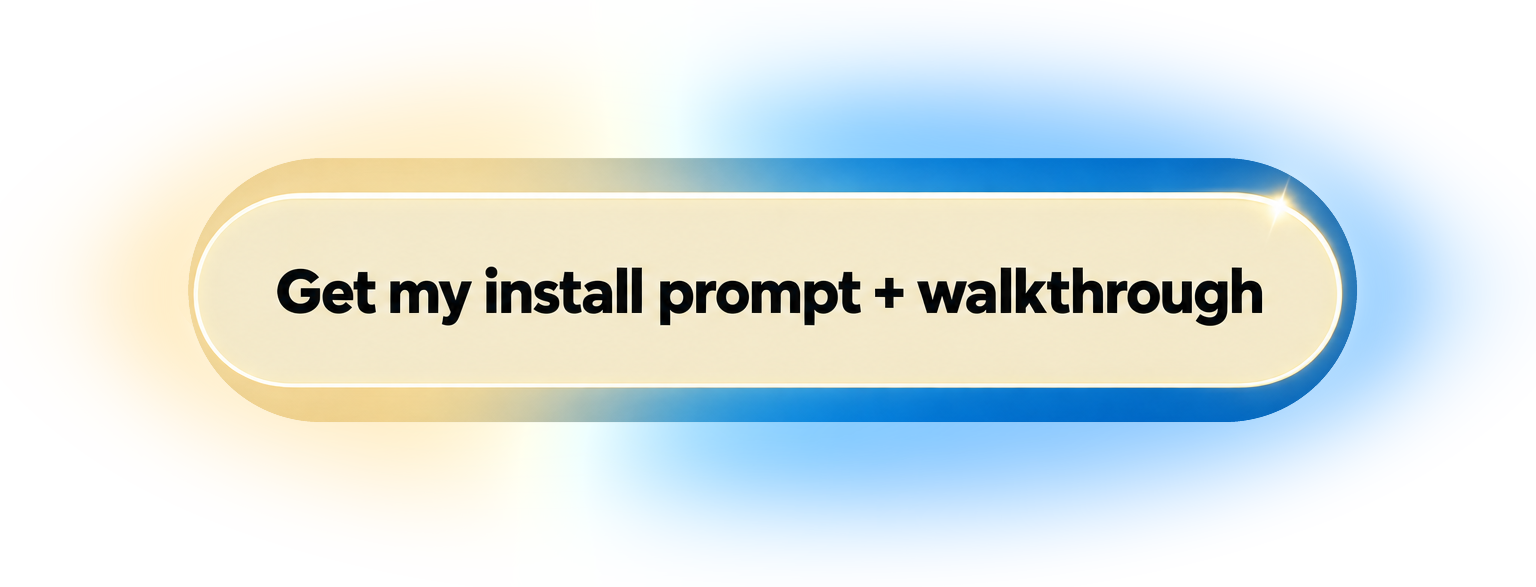
#> input picture assets/cta-install-prompt.png, 1536 x 587 px
$ python verify_png_alpha.py ../../../../assets/cta-install-prompt.png
#> lines starting #> are read from the running program, lines starting #| are printed output that depends on the picture; after the words box and inside, x2 and y2 are one past the last pixel; in counts of white or black regions, pixels touching at a corner belong together
#!/usr/bin/env python3
"""Strictly verify that a POD PNG contains meaningful real transparency."""

from __future__ import annotations

import argparse
import json
import sys
from pathlib import Path


def build_parser() -> argparse.ArgumentParser:
    parser = argparse.ArgumentParser(
        description="Verify real PNG alpha, transparent canvas edges, visible artwork, and safe margins"
    )
    parser.add_argument("image")
    parser.add_argument("--minimum-fully-transparent-ratio", type=float, default=0.01)
    parser.add_argument("--minimum-transparent-border-ratio", type=float, default=0.99)
    parser.add_argument("--minimum-visible-ratio", type=float, default=0.001)
    parser.add_argument(
        "--maximum-significant-visible-ratio",
        type=float,
        default=0.90,
        help="Reject nearly full-canvas opaque art or an inset background panel.",
    )
    parser.add_argument(
        "--maximum-significant-bbox-fill-ratio",
        type=float,
        default=0.92,
        help="Reject a near-solid rectangular alpha mask inside the artwork bounding box.",
    )
    parser.add_argument("--minimum-significant-margin-ratio", type=float, default=0.005)
    parser.add_argument("--significant-alpha-threshold", type=int, default=8)
    parser.add_argument(
        "--edge-alpha-threshold",
        type=int,
        default=1,
        help="Treat edge alpha values at or below this value as transparent noise.",
    )
    return parser


def _flattened(image):
    if hasattr(image, "get_flattened_data"):
        return image.get_flattened_data()
    return image.getdata()


def _validate_args(args: argparse.Namespace) -> None:
    for name in (
        "minimum_fully_transparent_ratio",
        "minimum_transparent_border_ratio",
        "minimum_visible_ratio",
        "maximum_significant_visible_ratio",
        "maximum_significant_bbox_fill_ratio",
        "minimum_significant_margin_ratio",
    ):
        value = getattr(args, name)
        if not 0 <= value <= 1:
            raise ValueError(f"{name.replace('_', '-')} must be from 0 to 1")
    if args.minimum_visible_ratio >= args.maximum_significant_visible_ratio:
        raise ValueError(
            "minimum-visible-ratio must be lower than maximum-significant-visible-ratio"
        )
    if not 1 <= args.significant_alpha_threshold <= 254:
        raise ValueError("significant-alpha-threshold must be from 1 to 254")
    if not 0 <= args.edge_alpha_threshold < args.significant_alpha_threshold:
        raise ValueError(
            "edge-alpha-threshold must be zero or greater and lower than significant-alpha-threshold"
        )


def main() -> int:
    args = build_parser().parse_args()
    try:
        _validate_args(args)
        try:
            from PIL import Image
        except ImportError as exc:
            raise RuntimeError("Pillow is required for alpha verification") from exc

        path = Path(args.image)
        source = Image.open(path)
#> source is the input picture: PIL image 1536x587 RGBA; mean R, G, B, A 144.5, 184.9, 201.8, 107.8
        if source.format != "PNG":
            raise ValueError(f"expected PNG, found {source.format!r}")

        had_alpha = source.mode in {"RGBA", "LA"} or (
            source.mode == "P" and "transparency" in source.info
        )
#> had_alpha = True
        rgba = source.convert("RGBA")
        alpha = rgba.getchannel("A")
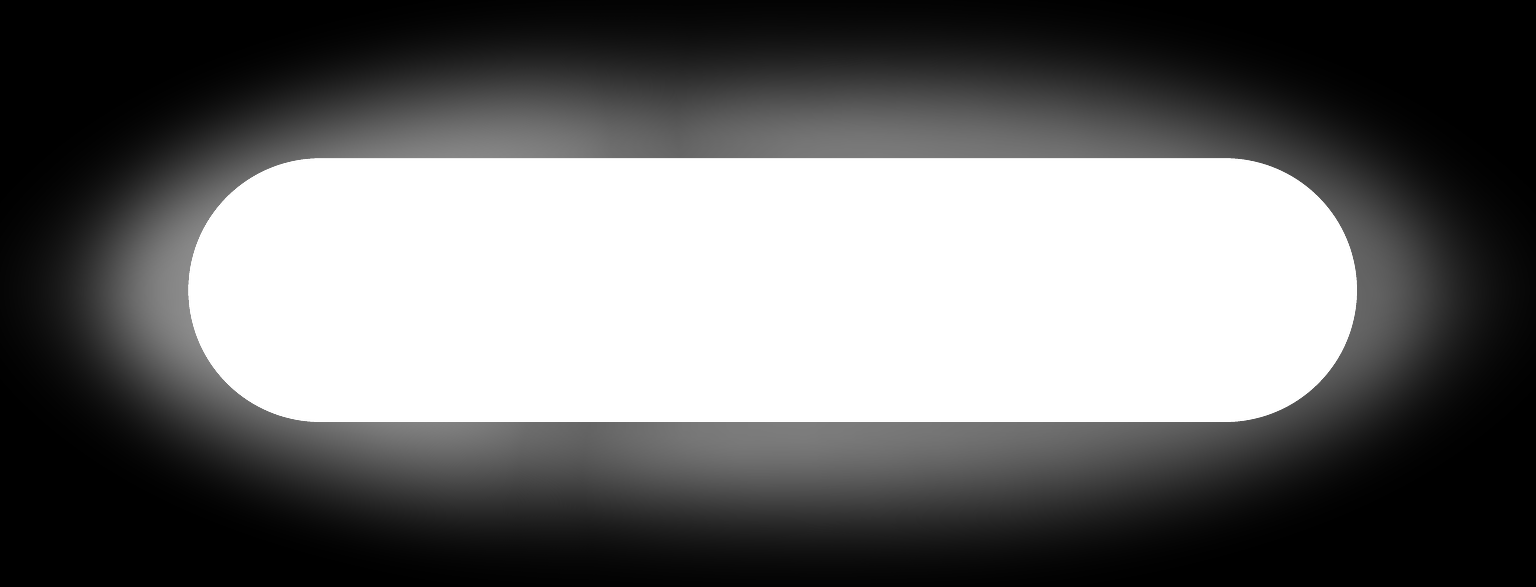
#> alpha: PIL image 1536x587 L; min 0, max 255, mean 107.8
        histogram = alpha.histogram()
#> histogram = 256 values, max 289700 at index 255, min 0 at index 142, mean 3522
        width, height = rgba.size
#> width = 1536; height = 587
        total = width * height
#> total = 901632

        fully_transparent = histogram[0]
#> fully_transparent = 128013
        semitransparent = sum(histogram[1:255])
#> semitransparent = 483919
        fully_opaque = histogram[255]
#> fully_opaque = 289700
        significant_visible = sum(histogram[args.significant_alpha_threshold + 1 :])
#> significant_visible = 666630

        border_values: list[int] = []
        border_values.extend(_flattened(alpha.crop((0, 0, width, 1))))
        border_values.extend(_flattened(alpha.crop((0, height - 1, width, height))))
        if height > 2:
            border_values.extend(_flattened(alpha.crop((0, 1, 1, height - 1))))
            border_values.extend(_flattened(alpha.crop((width - 1, 1, width, height - 1))))
        border_transparent = sum(
            1 for value in border_values if value <= args.edge_alpha_threshold
        )
#> border_transparent = 3015
        border_ratio = border_transparent / len(border_values) if border_values else 0.0
#> border_ratio = 0.711

        significant_mask = alpha.point(
            lambda value: 255 if value > args.significant_alpha_threshold else 0
        )
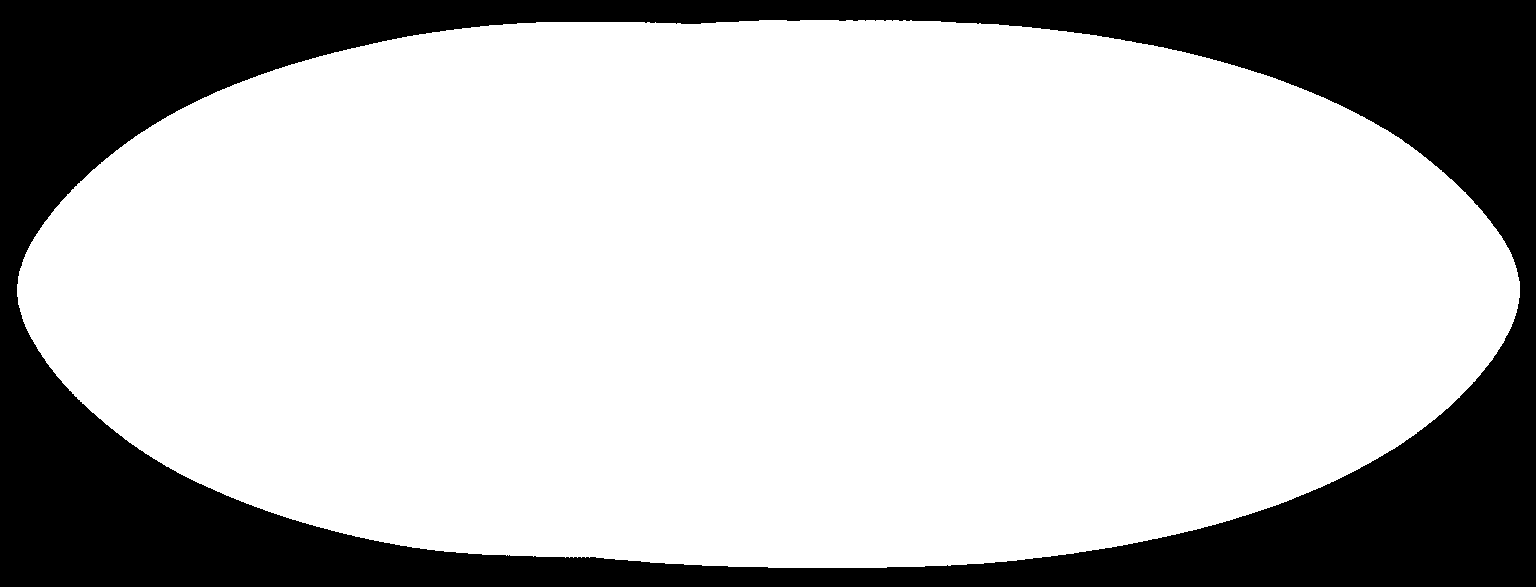
#> significant_mask: PIL image 1536x587 L; 73.9% white; 1 black region, box (x1, y1, x2, y2) and area: (0, 0, 1536, 587) 235002
        bbox = significant_mask.getbbox()
#> bbox = (17, 20, 1520, 568)
        margin_pixels = None
        margin_ratios = None
        minimum_margin_ratio = 0.0
        significant_bbox_fill_ratio = 0.0
        if bbox:
            left, top, right, bottom = bbox
#> left = 17; top = 20; right = 1520; bottom = 568
            bbox_area = max(1, (right - left) * (bottom - top))
#> bbox_area = 823644
            significant_bbox_fill_ratio = significant_visible / bbox_area
#> significant_bbox_fill_ratio = 0.809
            margin_pixels = {
                "left": left,
                "top": top,
                "right": width - right,
                "bottom": height - bottom,
            }
#> margin_pixels = {'left': 17, 'top': 20, 'right': 16, 'bottom': 19}
            margin_ratios = {
                "left": left / width,
                "top": top / height,
                "right": (width - right) / width,
                "bottom": (height - bottom) / height,
            }
#> margin_ratios = {'left': 0.0111, 'top': 0.0341, 'right': 0.0104, 'bottom': 0.0324}
            minimum_margin_ratio = min(margin_ratios.values())
#> minimum_margin_ratio = 0.0104

        fully_transparent_ratio = fully_transparent / total
#> fully_transparent_ratio = 0.142
        semitransparent_ratio = semitransparent / total
#> semitransparent_ratio = 0.537
        opaque_ratio = fully_opaque / total
#> opaque_ratio = 0.321
        significant_visible_ratio = significant_visible / total
#> significant_visible_ratio = 0.739

        failures: list[str] = []
        if not had_alpha:
            failures.append("source file has no alpha channel or indexed transparency")
        if fully_transparent_ratio < args.minimum_fully_transparent_ratio:
            failures.append(
                "fully transparent pixel ratio is below the required threshold"
            )
        if significant_visible_ratio < args.minimum_visible_ratio:
            failures.append("visible artwork ratio is below the required threshold")
        if significant_visible_ratio > args.maximum_significant_visible_ratio:
            failures.append(
                "significant visible coverage is too high for isolated transparent artwork"
            )
        if bbox and significant_bbox_fill_ratio > args.maximum_significant_bbox_fill_ratio:
            failures.append(
                "alpha mask nearly fills its rectangular bounding box, suggesting an inset background panel"
            )
        if border_ratio < args.minimum_transparent_border_ratio:
            failures.append("canvas border is not sufficiently transparent")
        if bbox is None:
            failures.append("no visible artwork remains after alpha thresholding")
        elif minimum_margin_ratio < args.minimum_significant_margin_ratio:
            failures.append("significant artwork is too close to or touches a canvas edge")

        payload = {
            "image": str(path),
            "size": [width, height],
            "source_mode": source.mode,
            "had_alpha_capability": had_alpha,
            "fully_transparent_pixels": fully_transparent,
            "fully_transparent_ratio": round(fully_transparent_ratio, 6),
            "semitransparent_pixels": semitransparent,
            "semitransparent_ratio": round(semitransparent_ratio, 6),
            "fully_opaque_pixels": fully_opaque,
            "opaque_ratio": round(opaque_ratio, 6),
            "significant_visible_pixels": significant_visible,
            "significant_visible_ratio": round(significant_visible_ratio, 6),
            "significant_bbox_fill_ratio": round(significant_bbox_fill_ratio, 6),
            "transparent_border_ratio": round(border_ratio, 6),
            "significant_alpha_threshold": args.significant_alpha_threshold,
            "significant_content_bbox": list(bbox) if bbox else None,
            "margin_pixels": margin_pixels,
            "margin_ratios": {
                key: round(value, 6) for key, value in margin_ratios.items()
            }
            if margin_ratios
            else None,
            "minimum_significant_margin_ratio": round(minimum_margin_ratio, 6),
            "required_thresholds": {
                "minimum_fully_transparent_ratio": args.minimum_fully_transparent_ratio,
                "minimum_transparent_border_ratio": args.minimum_transparent_border_ratio,
                "minimum_visible_ratio": args.minimum_visible_ratio,
                "maximum_significant_visible_ratio": args.maximum_significant_visible_ratio,
                "maximum_significant_bbox_fill_ratio": args.maximum_significant_bbox_fill_ratio,
                "minimum_significant_margin_ratio": args.minimum_significant_margin_ratio,
                "edge_alpha_threshold": args.edge_alpha_threshold,
            },
            "failure_reasons": failures,
            "passed": not failures,
        }
        print(json.dumps(payload, indent=2))
#> (printed output is left out)
        return 0 if not failures else 2
    except (OSError, RuntimeError, ValueError) as exc:
        print(f"error: {exc}", file=sys.stderr)
        return 3


if __name__ == "__main__":
#> (the run stopped early here; a loop or call above may not have finished)
